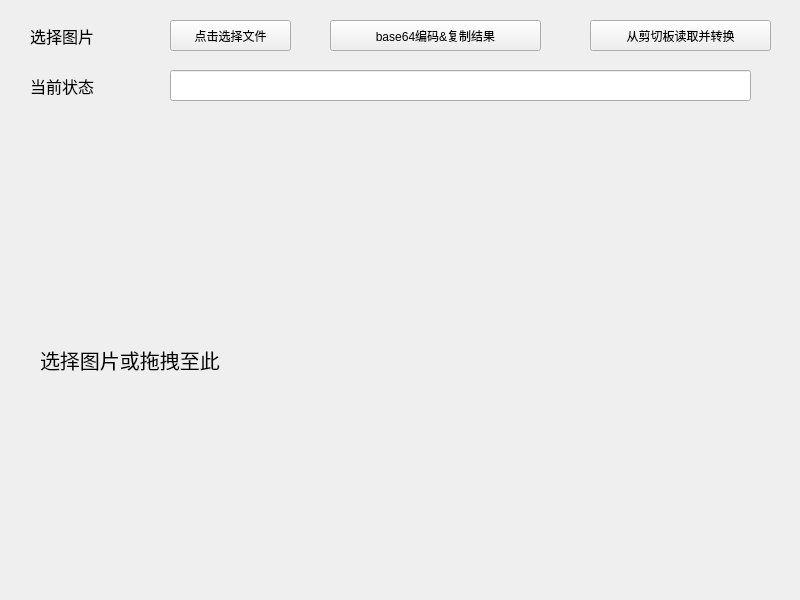
<?xml version="1.0" encoding="UTF-8"?>
<ui version="4.0">
 <class>Widget</class>
 <widget class="QWidget" name="Widget">
  <property name="geometry">
   <rect>
    <x>0</x>
    <y>0</y>
    <width>800</width>
    <height>600</height>
   </rect>
  </property>
  <property name="windowTitle">
   <string>图片转Base64</string>
  </property>
  <widget class="QPushButton" name="selectImage">
   <property name="geometry">
    <rect>
     <x>170</x>
     <y>20</y>
     <width>121</width>
     <height>31</height>
    </rect>
   </property>
   <property name="text">
    <string>点击选择文件</string>
   </property>
  </widget>
  <widget class="QLabel" name="info">
   <property name="geometry">
    <rect>
     <x>30</x>
     <y>20</y>
     <width>81</width>
     <height>31</height>
    </rect>
   </property>
   <property name="font">
    <font>
     <pointsize>12</pointsize>
    </font>
   </property>
   <property name="text">
    <string>选择图片</string>
   </property>
  </widget>
  <widget class="QPushButton" name="base64Encode">
   <property name="geometry">
    <rect>
     <x>330</x>
     <y>20</y>
     <width>211</width>
     <height>31</height>
    </rect>
   </property>
   <property name="text">
    <string>base64编码&amp;&amp;复制结果</string>
   </property>
  </widget>
  <widget class="QLabel" name="statusLabel">
   <property name="geometry">
    <rect>
     <x>30</x>
     <y>70</y>
     <width>101</width>
     <height>31</height>
    </rect>
   </property>
   <property name="font">
    <font>
     <pointsize>12</pointsize>
    </font>
   </property>
   <property name="text">
    <string>当前状态</string>
   </property>
  </widget>
  <widget class="QLineEdit" name="status">
   <property name="geometry">
    <rect>
     <x>170</x>
     <y>70</y>
     <width>581</width>
     <height>31</height>
    </rect>
   </property>
  </widget>
  <widget class="QLabel" name="imgLabel">
   <property name="geometry">
    <rect>
     <x>40</x>
     <y>140</y>
     <width>721</width>
     <height>441</height>
    </rect>
   </property>
   <property name="font">
    <font>
     <pointsize>15</pointsize>
    </font>
   </property>
   <property name="text">
    <string>&lt;span text-align=&quot;center&quot;&gt;选择图片或拖拽至此&lt;/span&gt;</string>
   </property>
  </widget>
  <widget class="QPushButton" name="encodeFromClipboard">
   <property name="geometry">
    <rect>
     <x>590</x>
     <y>20</y>
     <width>181</width>
     <height>31</height>
    </rect>
   </property>
   <property name="text">
    <string>从剪切板读取并转换</string>
   </property>
  </widget>
 </widget>
 <resources/>
 <connections/>
</ui>
